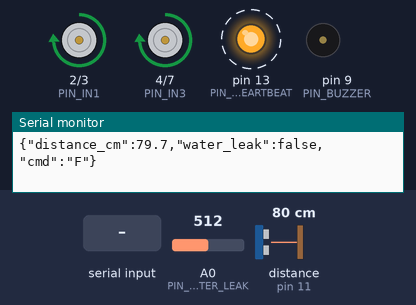
Bench run of a sketch on a simulated Arduino Uno, built with avr-gcc and run on an emulated ATmega328P. Shown: motor-driver pin pairs drawn as motors (green arrow = first pin HIGH = forward, orange = second pin HIGH = backward, longer = more drive, scaled by the enable pin), output pins drawn as LEDs (lit = HIGH), buzzer (waves = sounding), the last lines printed to the serial monitor. Wiring (inferred from the names in the program): ultrasonic range finder: trigger pin 8; echo pin 11. Dashed ring = blinking. The inputs (shaded band) are chosen by the test bench; at power-on: A0 (PIN_WATER_LEAK) = 512, distance to the obstacle (sensor on pin 11) 80 cm. The echo pulse lasts 58.3 µs per cm; pins used as bus, display or sensor lines are not drawn.

Above: at 1.49 s.
1.5 s: A0 (PIN_WATER_LEAK) set to 310
4.5 s: A0 (PIN_WATER_LEAK) set to 291
At 4.69 s:
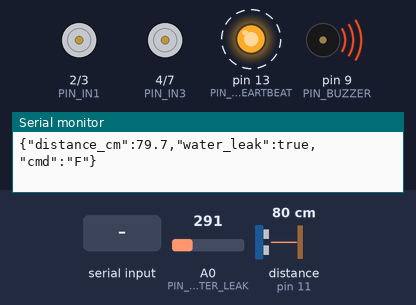
7.5 s: "C\n" received over Serial
10.5 s: A0 (PIN_WATER_LEAK) set to 306
At 10.69 s:
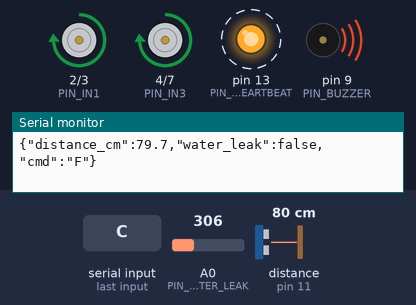
13.5 s: byte 66 ('B') received over Serial
At 13.69 s:
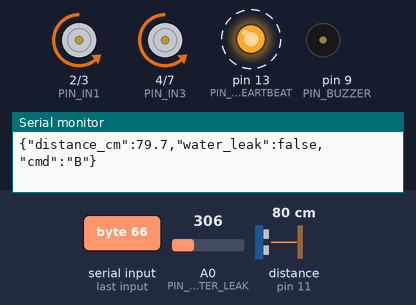
16.5 s: byte 76 ('L') received over Serial
At 16.69 s:
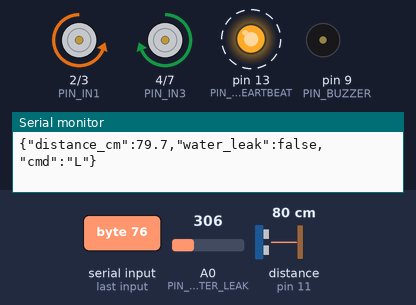
Timing chart, 0 to 20.5 s (numbered marks = the images above; inputs shaded):
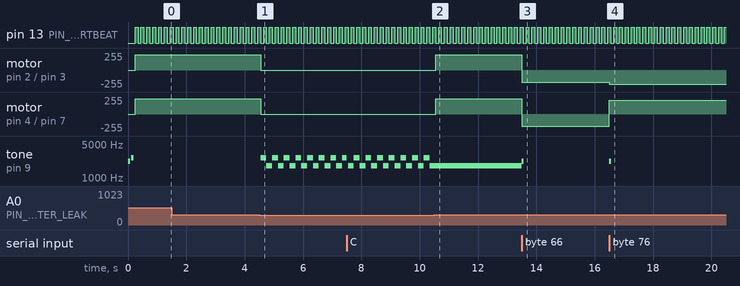

The sketch:

uno_boat_controller.ino
```cpp
/*
 ==============================================================================
  AquaNav Autonomous Ground Station - Arduino Uno Propulsion & Actuator Firmware
  Target Board : Arduino Uno R3 / R4 (ATmega328P / RA4M1)
  Motor Driver : L298N Dual H-Bridge Driver
  Sensors      : HC-SR04 Ultrasonic Rangefinder & Hull Water Leak Sensor
  Acoustic     : NPN Transistor-Driven Buzzer (Pin 9)
 ==============================================================================
  Key Behavior:
    1. AUTO-START FORWARD ON POWER-UP:
       The instant power is applied, setup() initializes pins, emits two short
       audible confirmation chirps, and immediately commands both motors to
       rotate FORWARD at full driving torque (PWM 230).
    2. NO IDLE SERIAL TIMEOUT:
       Motors run continuously forward without requiring a heartbeat or UART
       poll from the ESP32-S3 or laptop. They only stop if explicitly sent 'S'
       or if a physical safety failsafe triggers.
    3. REAL-TIME SERIAL OVERRIDE:
       Listens on Serial (115200 baud) for manual D-Pad or AI vision commands
       ('F', 'B', 'L', 'R', 'S', 'A', 'C') to change direction at any time.
    4. ROBUST HARDWARE SAFETY FAILSAFE:
       - HC-SR04 halts forward motion ONLY on valid obstacle readings (2 < dist < 25 cm).
         Disconnected, 0 cm, or timeout readings are ignored to prevent false stops.
       - As soon as the obstacle clears (dist >= 25 cm), forward motion automatically resumes.
       - Water leak detection immediately halts motors and sounds siren.
    5. TELEMETRY:
       Streams 10 Hz JSON telemetry back over UART: {"distance_cm": XX.X, "water_leak": bool, "cmd": "F"}
 ==============================================================================
*/

// ==============================================================================
// 1. PIN DEFINITIONS
// ==============================================================================

// L298N Dual H-Bridge Motor Driver
// Left Motor (Motor A)
const int PIN_ENA = 5;    // PWM Speed (0 - 255)
const int PIN_IN1 = 2;    // Left Motor Direction 1
const int PIN_IN2 = 3;    // Left Motor Direction 2

// Right Motor (Motor B)
const int PIN_ENB = 6;    // PWM Speed (0 - 255)
const int PIN_IN3 = 4;    // Right Motor Direction 1
const int PIN_IN4 = 7;    // Right Motor Direction 2

// HC-SR04 Ultrasonic Distance Sensor
const int PIN_TRIG = 8;
const int PIN_ECHO = 11;

// Acoustic Buzzer (Driven via NPN 2N2222 Transistor on PWM Pin 9)
const int PIN_BUZZER = 9;

// Hull Water Leak Sensor (Connected to A0 analog or digital pin)
const int PIN_WATER_LEAK = A0;
const int WATER_LEAK_ANALOG_THRESHOLD = 300; // Trigger if analog (dry > 800, wet < 300)

// Built-in LED for Activity Indication
const int PIN_LED_HEARTBEAT = 13;

// ==============================================================================
// 2. MOTOR SPEED & CONFIGURATION PARAMETERS
// ==============================================================================
const int MOTOR_SPEED_FORWARD = 230;  // Full forward propulsion torque (0-255)
const int MOTOR_SPEED_TURN    = 210;  // PWM for pivot turns
const int MOTOR_SPEED_SLOW    = 180;  // PWM for reverse maneuvering

// Active Motor State: Default to 'F' (Forward) so boat starts moving immediately
char currentCommand = 'F';
char previousCommand = 'F';

// Non-blocking Timing
unsigned long lastTelemetryTime = 0;
const unsigned long TELEMETRY_INTERVAL_MS = 100; // 10 Hz telemetry stream

unsigned long lastBuzzerToggleTime = 0;
bool buzzerState = false;
bool alarmSirenActive = false;

// Hardware Emergency Stop Flag
bool hardwareSafetyStop = false;

// ==============================================================================
// 3. MOTOR DRIVER CONTROL FUNCTIONS (L298N)
// ==============================================================================
void setMotorSpeeds(int speedLeft, int speedRight) {
    analogWrite(PIN_ENA, constrain(speedLeft, 0, 255));
    analogWrite(PIN_ENB, constrain(speedRight, 0, 255));
}

void moveForward() {
    // Both motors rotate FORWARD with full driving torque
    digitalWrite(PIN_IN1, HIGH);
    digitalWrite(PIN_IN2, LOW);
    digitalWrite(PIN_IN3, HIGH);
    digitalWrite(PIN_IN4, LOW);
    setMotorSpeeds(MOTOR_SPEED_FORWARD, MOTOR_SPEED_FORWARD);
}

void moveReverse() {
    digitalWrite(PIN_IN1, LOW);
    digitalWrite(PIN_IN2, HIGH);
    digitalWrite(PIN_IN3, LOW);
    digitalWrite(PIN_IN4, HIGH);
    setMotorSpeeds(MOTOR_SPEED_SLOW, MOTOR_SPEED_SLOW);
}

void spinLeft() {
    // Pivot turn left: left motor reverse, right motor forward
    digitalWrite(PIN_IN1, LOW);
    digitalWrite(PIN_IN2, HIGH);
    digitalWrite(PIN_IN3, HIGH);
    digitalWrite(PIN_IN4, LOW);
    setMotorSpeeds(MOTOR_SPEED_TURN, MOTOR_SPEED_TURN);
}

void spinRight() {
    // Pivot turn right: left motor forward, right motor reverse
    digitalWrite(PIN_IN1, HIGH);
    digitalWrite(PIN_IN2, LOW);
    digitalWrite(PIN_IN3, LOW);
    digitalWrite(PIN_IN4, HIGH);
    setMotorSpeeds(MOTOR_SPEED_TURN, MOTOR_SPEED_TURN);
}

void stopMotors() {
    digitalWrite(PIN_IN1, LOW);
    digitalWrite(PIN_IN2, LOW);
    digitalWrite(PIN_IN3, LOW);
    digitalWrite(PIN_IN4, LOW);
    setMotorSpeeds(0, 0);
}

// ==============================================================================
// 4. ACOUSTIC BUZZER CONTROL (Pin 9)
// ==============================================================================
void triggerShortChirp() {
    // 60ms quick confirmation beep on command / direction change
    tone(PIN_BUZZER, 2200, 60);
}

void triggerStartupChirps() {
    // Two distinct confirmation chirps when Arduino boots & motors engage
    tone(PIN_BUZZER, 2200, 70);
    delay(110);
    tone(PIN_BUZZER, 2600, 90);
    delay(130);
}

void updateAcousticSiren(bool hazardPresent) {
    if (hazardPresent || alarmSirenActive) {
        // Alternating two-tone emergency alarm (1800Hz / 2600Hz)
        unsigned long now = millis();
        if (now - lastBuzzerToggleTime >= 120) {
            lastBuzzerToggleTime = now;
            buzzerState = !buzzerState;
            if (buzzerState) {
                tone(PIN_BUZZER, 2600);
            } else {
                tone(PIN_BUZZER, 1800);
            }
        }
    } else {
        // Silence buzzer if no active hazard or manual alarm
        if (buzzerState) {
            noTone(PIN_BUZZER);
            buzzerState = false;
        }
    }
}

// ==============================================================================
// 5. SENSOR SAMPLING (HC-SR04 & WATER LEAK)
// ==============================================================================
float readUltrasonicDistance() {
    // Trigger ultrasonic burst
    digitalWrite(PIN_TRIG, LOW);
    delayMicroseconds(2);
    digitalWrite(PIN_TRIG, HIGH);
    delayMicroseconds(10);
    digitalWrite(PIN_TRIG, LOW);

    // Read echo pulse duration (25ms timeout ~ 420cm max range)
    unsigned long duration = pulseIn(PIN_ECHO, HIGH, 25000UL);
    if (duration == 0) {
        return 999.0; // Out of range, sensor timeout, or disconnected sensor
    }

    // Distance calculation: sound speed = 343 m/s = 0.0343 cm/us -> (duration * 0.0343) / 2
    float distance_cm = (duration * 0.0343) / 2.0;

    // Reject invalid zero/negative readings
    if (distance_cm <= 0.0) {
        return 999.0;
    }

    return distance_cm;
}

bool readWaterLeakSensor() {
    int analogVal = analogRead(PIN_WATER_LEAK);
    bool isLeak = (analogVal < WATER_LEAK_ANALOG_THRESHOLD);
    return isLeak;
}

// ==============================================================================
// 6. SETUP & MAIN EXECUTION LOOP
// ==============================================================================
void setup() {
    // Initialize UART to ESP32-S3 Bridge or USB Serial (115200 Baud)
    Serial.begin(115200);

    // Initialize Motor Driver Pins as OUTPUT
    pinMode(PIN_ENA, OUTPUT);
    pinMode(PIN_IN1, OUTPUT);
    pinMode(PIN_IN2, OUTPUT);
    pinMode(PIN_IN3, OUTPUT);
    pinMode(PIN_IN4, OUTPUT);
    pinMode(PIN_ENB, OUTPUT);

    // Initialize Sensor Pins
    pinMode(PIN_TRIG, OUTPUT);
    pinMode(PIN_ECHO, INPUT);
    pinMode(PIN_WATER_LEAK, INPUT);

    // Initialize Buzzer & Status LED
    pinMode(PIN_BUZZER, OUTPUT);
    digitalWrite(PIN_BUZZER, LOW);
    pinMode(PIN_LED_HEARTBEAT, OUTPUT);

    // Emit two short audible startup chirps confirming boot & motor engagement
    triggerStartupChirps();

    // AUTO-START FORWARD ON POWER-UP:
    // Engage full forward propulsion immediately without waiting for serial commands
    currentCommand = 'F';
    previousCommand = 'F';
    moveForward();
}

void loop() {
    // --------------------------------------------------------------------------
    // 1. Process Incoming Serial Commands (ESP32 Bridge or USB Dashboard)
    // --------------------------------------------------------------------------
    while (Serial.available() > 0) {
        char cmd = (char)Serial.read();

        // Skip whitespace, newlines, and carriage returns
        if (cmd == '\r' || cmd == '\n' || cmd == ' ' || cmd == '\t') {
            continue;
        }

        // Normalize to uppercase
        if (cmd >= 'a' && cmd <= 'z') {
            cmd = cmd - 'a' + 'A';
        }

        if (cmd == 'F' || cmd == 'B' || cmd == 'L' || cmd == 'R' || cmd == 'S' || cmd == 'A' || cmd == 'C') {
            if (cmd == 'A') {
                alarmSirenActive = true;
            } else if (cmd == 'C') {
                alarmSirenActive = false;
                noTone(PIN_BUZZER);
            } else {
                if (cmd != currentCommand) {
                    previousCommand = currentCommand;
                    currentCommand = cmd;
                    triggerShortChirp();
                }
            }
        }
    }

    // --------------------------------------------------------------------------
    // 2. Sample Sensors (Ultrasonic & Water Leak) & Evaluate Safety Failsafe
    // --------------------------------------------------------------------------
    unsigned long now = millis();
    if (now - lastTelemetryTime >= TELEMETRY_INTERVAL_MS) {
        lastTelemetryTime = now;

        float distance = readUltrasonicDistance();
        bool waterLeak = readWaterLeakSensor();

        // Safety Failsafe:
        // Proximity Hazard ONLY if valid distance is strictly between 2 cm and 25 cm.
        // Disconnected sensor (999 cm or 0 cm) does NOT trigger a false emergency halt.
        bool proximityHazard = (distance > 2.0 && distance < 25.0);
        bool hardwareHazard = waterLeak || proximityHazard;

        if (hardwareHazard) {
            hardwareSafetyStop = true;
        } else {
            // Obstacle cleared or no water leak -> automatically clear safety halt
            hardwareSafetyStop = false;
        }

        // Update acoustic emergency siren
        updateAcousticSiren(hardwareHazard);

        // ----------------------------------------------------------------------
        // 3. Transmit JSON Telemetry String to ESP32 UART (10 Hz)
        // ----------------------------------------------------------------------
        Serial.print("{\"distance_cm\":");
        Serial.print(distance, 1);
        Serial.print(",\"water_leak\":");
        Serial.print(waterLeak ? "true" : "false");
        Serial.print(",\"cmd\":\"");
        Serial.print(currentCommand);
        Serial.println("\"}");

        // Toggle Heartbeat LED
        digitalWrite(PIN_LED_HEARTBEAT, !digitalRead(PIN_LED_HEARTBEAT));
    }

    // --------------------------------------------------------------------------
    // 4. Execute Motor Actuation (Runs continuously; auto-resumes once obstacle clears)
    // --------------------------------------------------------------------------
    if (hardwareSafetyStop) {
        stopMotors();
    } else {
        switch (currentCommand) {
            case 'F':
                moveForward();
                break;
            case 'B':
                moveReverse();
                break;
            case 'L':
                spinLeft();
                break;
            case 'R':
                spinRight();
                break;
            case 'S':
            default:
                stopMotors();
                break;
        }
    }
}
```

Measured:
- the behaviour switches between 300 and 299 on A0 (PIN_WATER_LEAK) (found by bisection; images 0 and 1)
- after the input at 4.5 s, motor on pin 2 (PIN_IN1) / pin 3 (PIN_IN2), motor on pin 4 (PIN_IN3) / pin 7 (PIN_IN4): forward 230/255 → stopped after 0.05 s; tone on pin 9 (PIN_BUZZER): alternates 2600 Hz for 0.20 s and 1800 Hz for 0.20 s, starting after 0.05 s
- after the input at 10.5 s, motor on pin 2 (PIN_IN1) / pin 3 (PIN_IN2), motor on pin 4 (PIN_IN3) / pin 7 (PIN_IN4): stopped → forward 230/255 after 0.05 s; tone on pin 9 (PIN_BUZZER): stops changing and stays 1800 Hz
- after the input at 13.5 s, motor on pin 2 (PIN_IN1) / pin 3 (PIN_IN2), motor on pin 4 (PIN_IN3) / pin 7 (PIN_IN4): forward 230/255 → backward 180/255 at once; tone on pin 9 (PIN_BUZZER): 1800 Hz → 2200 Hz at once, → silent 0.06 s later
- after the input at 16.5 s, motor on pin 2 (PIN_IN1) / pin 3 (PIN_IN2): backward 180/255 → backward 210/255 at once; motor on pin 4 (PIN_IN3) / pin 7 (PIN_IN4): backward 180/255 → forward 210/255 at once; tone on pin 9 (PIN_BUZZER): silent → 2200 Hz at once, → silent 0.06 s later
- by itself, pin 13 (PIN_LED_HEARTBEAT): alternates HIGH for 0.10 s and LOW for 0.10 s
